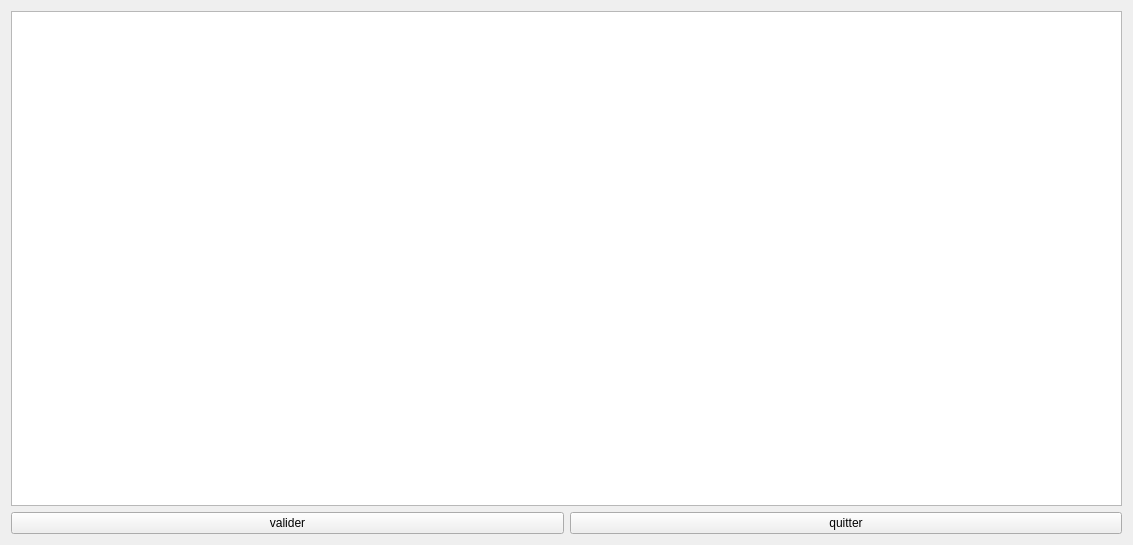
<?xml version="1.0" encoding="UTF-8"?>
<ui version="4.0">
 <class>Hauteur</class>
 <widget class="QWidget" name="Hauteur">
  <property name="geometry">
   <rect>
    <x>0</x>
    <y>0</y>
    <width>1133</width>
    <height>545</height>
   </rect>
  </property>
  <property name="windowTitle">
   <string>Form</string>
  </property>
  <layout class="QVBoxLayout" name="verticalLayout">
   <item>
    <widget class="MyGraphicsView" name="graphicsView"/>
   </item>
   <item>
    <layout class="QHBoxLayout" name="horizontalLayout">
     <item>
      <widget class="QPushButton" name="pushButton">
       <property name="text">
        <string>valider</string>
       </property>
      </widget>
     </item>
     <item>
      <widget class="QPushButton" name="pushButton_2">
       <property name="text">
        <string>quitter</string>
       </property>
      </widget>
     </item>
    </layout>
   </item>
  </layout>
 </widget>
 <customwidgets>
  <customwidget>
   <class>MyGraphicsView</class>
   <extends>QGraphicsView</extends>
   <header>mygraphicsview.h</header>
  </customwidget>
 </customwidgets>
 <resources/>
 <connections>
  <connection>
   <sender>pushButton_2</sender>
   <signal>clicked()</signal>
   <receiver>Hauteur</receiver>
   <slot>close()</slot>
   <hints>
    <hint type="sourcelabel">
     <x>333</x>
     <y>287</y>
    </hint>
    <hint type="destinationlabel">
     <x>379</x>
     <y>297</y>
    </hint>
   </hints>
  </connection>
 </connections>
</ui>
